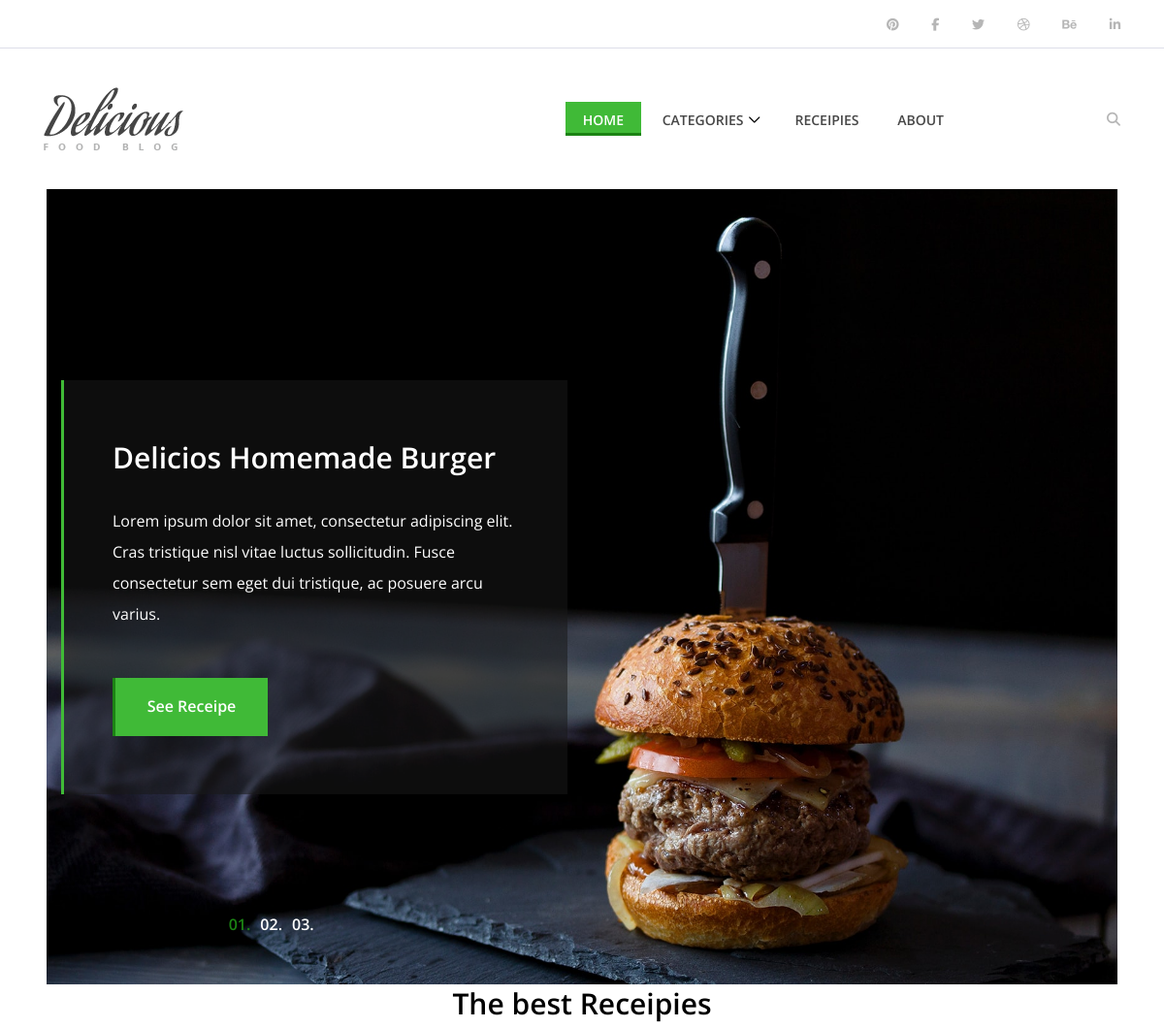
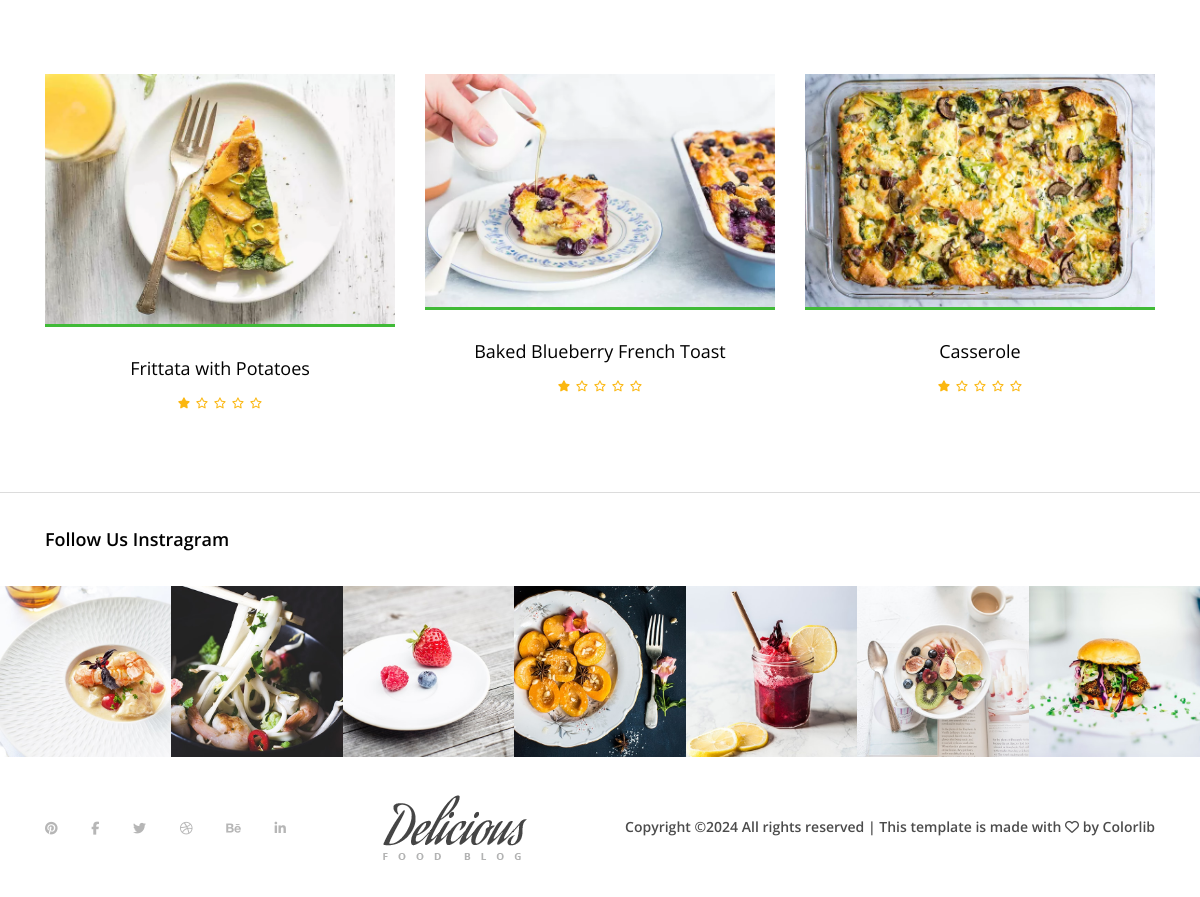
Page /breakfast/ on the committed database (2 pictures, top to bottom).
### main/models.py (models this page shows, shortened)
class Recipe(models.Model):
    name = models.CharField(max_length=255)
    image = models.ImageField(upload_to='images/', blank=True, null=True)
    description = models.TextField(blank=True,null=True)
    prep = models.CharField(max_length=50)
    cook = models.CharField(max_length=50)
    yields = models.CharField(max_length=100, blank=True, null=True)
    country = models.ForeignKey(Country, on_delete=models.SET_NULL, null=True,blank=True)
    tags = models.ManyToManyField(Tag, blank=True)
    category = models.ForeignKey(Category,on_delete=models.SET_NULL,null=True)
    rating = models.IntegerField(default=0)
    make=RichTextField(blank=True,null=True)
    calories=models.CharField(max_length=255,blank=True,null=True)
    fat=models.CharField(max_length=255,blank=True,null=True)
    carbs=models.CharField(max_length=255,blank=True,null=True)
    protein=models.CharField(max_length=255,blank=True,null=True)
    class Meta:
        ordering = ('-id', )

### main/views.py (the view)
# urls.py: path('breakfast/',breakfast_view,name='breakfast'),
def breakfast_view(request):
    breakfast=Recipe.objects.all()
    return render(request,'category/breakfast.html',{'breakfast':breakfast})

### main/templatetags/custom_filters.py (called while the page is built)
@register.filter
def times(number):
    return range(number)

### templates/category/breakfast.html (shortened to what this page needs)
{%extends 'base.html'%}
{% load static %}
{% load custom_filters %}
{%block content%}
    <section class="hero-area">
        <div class="hero-slides owl-carousel">
            <div class="single-hero-slide bg-img" style="background-image: url({% static 'img/bg-img/bg1.jpg' %});">
                <div class="container h-100">
                    <div class="row h-100 align-items-center">
                        <div class="col-12 col-md-9 col-lg-7 col-xl-6">
                            <div class="hero-slides-content" data-animation="fadeInUp" data-delay="100ms">
                                <h2 data-animation="fadeInUp" data-delay="300ms">Delicios Homemade Burger</h2>
                                <p data-animation="fadeInUp" data-delay="700ms">Lorem ipsum dolor sit amet, consectetur adipiscing elit. Cras tristique nisl vitae luctus sollicitudin. Fusce consectetur sem eget dui tristique, ac posuere arcu varius.</p>
                                <a href="#" class="btn delicious-btn" data-animation="fadeInUp" data-delay="1000ms">See Receipe</a>
                            </div>
                        </div>
                    </div>
                </div>
            </div>
        </div>
    </section>
    <section class="best-receipe-area">
        <div class="container">
            <div class="row">
                <div class="col-12">
                    <div class="section-heading">
                        <h3>The best Receipies</h3>
                    </div>
                </div>
            </div>
            <div class="row">
                {% for receipe in breakfast %}
                    {% if receipe.category.name == 'Breakfast' %}
                        <div class="col-12 col-sm-6 col-lg-4">
                            <div class="single-best-receipe-area mb-30">
                                <a href = "{% url 'receipe' receipe.id %}">
                                    <img src="{{receipe.image.url}}" alt="">
                                 </a>
                                <div class="receipe-content">
                                    <a href="receipe-post.html">
                                         <h5>{{receipe.name}}</h5>
                                    </a>
                                    <div class="ratings">
                                        {% for star in 5|times %}
                                            {% if star < receipe.rating %}
                                                <i class="fa fa-star" aria-hidden="true"></i>
                                            {% else %}
                                                <i class="fa fa-star-o" aria-hidden="true"></i>
                                            {% endif %}
                                        {% endfor %}
                                    </div>
                                </div>
                             </div>
                        </div>
                    {%endif%}
                {%endfor%}
            </div>
        </div>
    </section>
    <div class="follow-us-instagram">
        <div class="container">
            <div class="row">
                <div class="col-12">
                    <h5>Follow Us Instragram</h5>
                </div>
            </div>
        </div>
        <div class="insta-feeds d-flex flex-wrap">
            <div class="single-insta-feeds">
                <img src="{% static 'img/bg-img/insta1.jpg'%}" alt="">
            </div>
            <div class="single-insta-feeds">
                <img src="{% static 'img/bg-img/insta2.jpg'%}" alt="">
            </div>
            <div class="single-insta-feeds">
                <img src="{% static 'img/bg-img/insta3.jpg'%}" alt="">
            </div>
            <div class="single-insta-feeds">
                <img src="{% static 'img/bg-img/insta4.jpg'%}" alt="">
            </div>
            <div class="single-insta-feeds">
                <img src="{% static 'img/bg-img/insta5.jpg'%}" alt="">
            </div>
            <div class="single-insta-feeds">
                <img src="{% static 'img/bg-img/insta6.jpg'%}" alt="">
            </div>
            <div class="single-insta-feeds">
                <img src="{% static 'img/bg-img/insta7.jpg'%}" alt="">
            </div>
        </div>
    </div>
 {%endblock content%}

### templates/base.html (shortened to what this page needs)
{% load static %}
<!DOCTYPE html>
<html lang="en">
<head>
    <link rel="stylesheet" href="{% static 'style.css' %}">
    <link rel="stylesheet" href="{% static 'https://cdnjs.cloudflare.com/ajax/libs/OwlCarousel2/2.3.4/assets/owl.carousel.min.css'%}">
    <link rel="stylesheet" href="{% static 'https://cdnjs.cloudflare.com/ajax/libs/OwlCarousel2/2.3.4/assets/owl.theme.default.min.css'%}">
    <link rel="stylesheet" href="{% static 'https://cdnjs.cloudflare.com/ajax/libs/font-awesome/5.15.3/css/all.min.css' %}">
</head>
<body>
    <header class="header-area">
        <div class="top-header-area">
            <div class="container h-100">
                <div class="row h-100 align-items-center justify-content-between">
                    <div class="col-12 col-sm-6">
                        <div class="breaking-news">
                            <div id="breakingNewsTicker" class="ticker">
                            </div>
                        </div>
                    </div>
                    <div class="col-12 col-sm-6">
                        <div class="top-social-info text-right">
                            <a href="#"><i class="fa fa-pinterest" aria-hidden="true"></i></a>
                            <a href="#"><i class="fa fa-facebook" aria-hidden="true"></i></a>
                            <a href="#"><i class="fa fa-twitter" aria-hidden="true"></i></a>
                            <a href="#"><i class="fa fa-dribbble" aria-hidden="true"></i></a>
                            <a href="#"><i class="fa fa-behance" aria-hidden="true"></i></a>
                            <a href="#"><i class="fa fa-linkedin" aria-hidden="true"></i></a>
                        </div>
                    </div>
                </div>
            </div>
        </div>
        <div class="delicious-main-menu">
            <div class="classy-nav-container breakpoint-off">
                <div class="container">
                    <nav class="classy-navbar justify-content-between" id="deliciousNav">
                        <a class="nav-brand" href="{% url 'home' %}"><img src="{% static 'img/core-img/logo.png' %}" alt=""></a>
                        <div class="classy-menu">
                            <div class="classynav">
                                <ul>
                                    <li class="active"><a href="{% url 'home' %}" class="{% block index %}{% endblock index %}">Home</a></li>
                                    <li><a href="#">Categories</a>
                                    <li><a href="{% url 'receipes'%}" class="{% block receipes %} {% endblock receipes %}">Receipies</a></li>
                                    <li><a href="{% url 'about' %}" class="{% block about %} {% endblock about %}">About</a></li>
                                </ul>
                                <div class="search-btn">
                                    <i class="fa fa-search" aria-hidden="true"></i>
                                </div>
                            </div>
                        </div>
                    </nav>
                </div>
            </div>
        </div>
    </header>
    {% block content %}
    {% endblock content %}
    <footer class="footer-area">
        <div class="container h-100">
            <div class="row h-100">
                <div class="col-12 h-100 d-flex flex-wrap align-items-center justify-content-between">
                    <div class="footer-social-info text-right">
                        <a href="#"><i class="fa fa-pinterest" aria-hidden="true"></i></a>
                        <a href="#"><i class="fa fa-facebook" aria-hidden="true"></i></a>
                        <a href="#"><i class="fa fa-twitter" aria-hidden="true"></i></a>
                        <a href="#"><i class="fa fa-dribbble" aria-hidden="true"></i></a>
                        <a href="#"><i class="fa fa-behance" aria-hidden="true"></i></a>
                        <a href="#"><i class="fa fa-linkedin" aria-hidden="true"></i></a>
                    </div>
                    <div class="footer-logo">
                        <a href="index.html"><img src="{% static 'img/core-img/logo.png'%}" alt=""></a>
                    </div>
                    <p>
Copyright &copy;<script>document.write(new Date().getFullYear());</script> All rights reserved | This template is made with <i class="fa fa-heart-o" aria-hidden="true"></i> by <a href="https://colorlib.com" target="_blank">Colorlib</a>
</p>
                </div>
            </div>
        </div>
    </footer>
</body>
</html>

### rows in the picture
Recipe: image (picture), name "Frittata with Potatoes", rating 1 (drawn)
Recipe: image (picture), name "Baked Blueberry French Toast", rating 1 (drawn)
Recipe: image (picture), name "Casserole", rating 1 (drawn)
